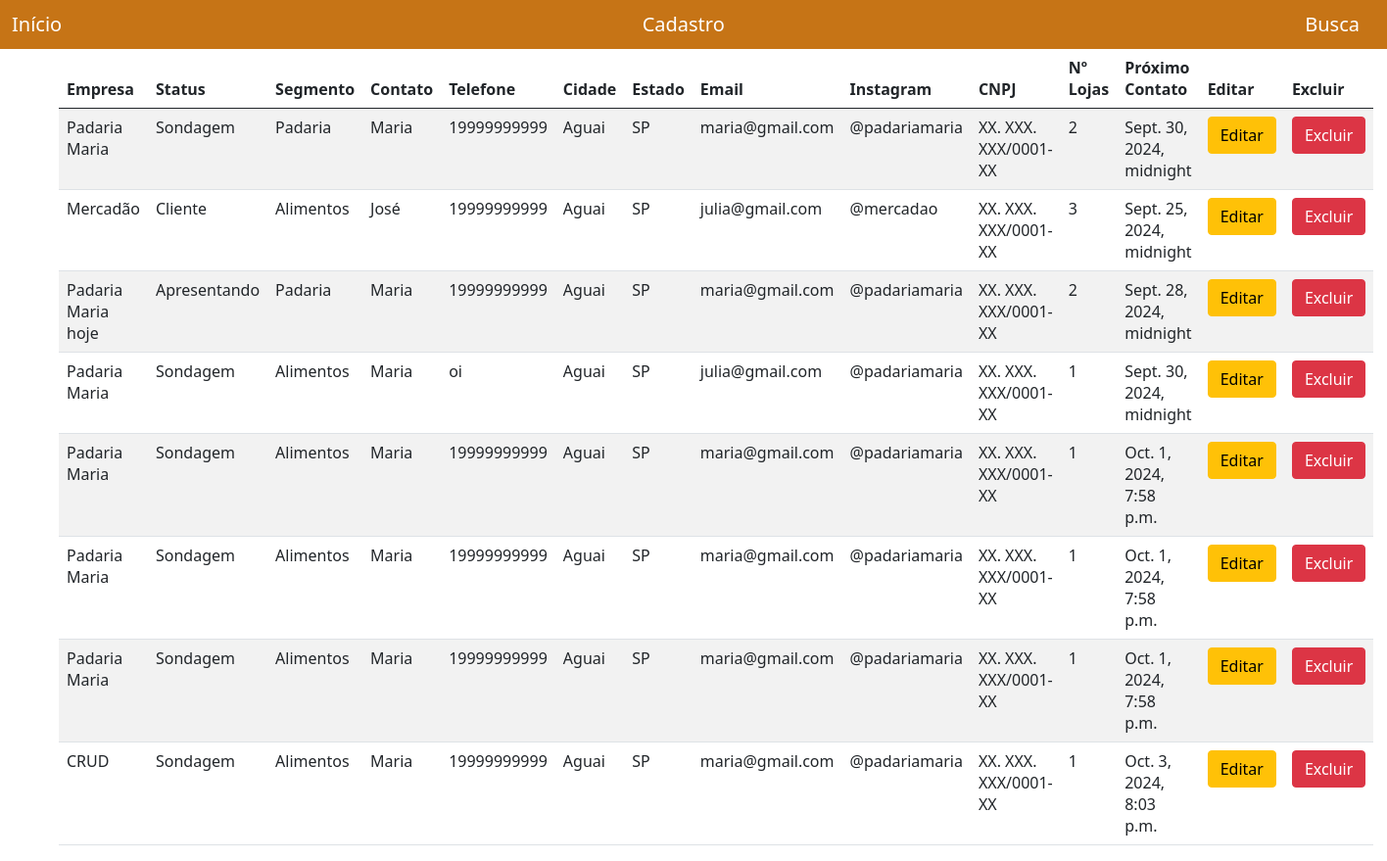
Page /clientes/ on the earlier database version.
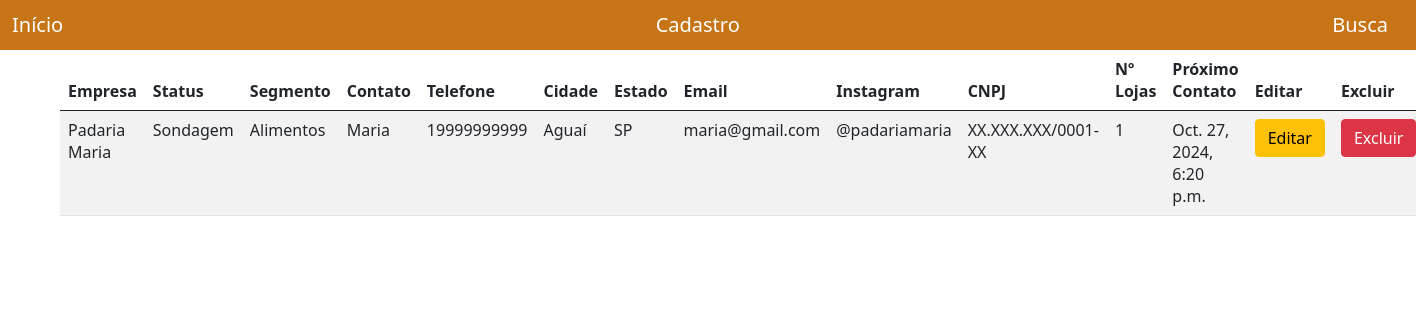
Same page on the later database version.
### app_cad_clientes/models.py (models this page shows)
class Clientes(models.Model):
    id_cliente = models.AutoField(primary_key=True)
    status = models.CharField(max_length=50)
    empresa = models.CharField(max_length=150)
    segmento = models.CharField(max_length=100)
    contato = models.CharField(max_length=100)
    telefone = models.CharField(max_length=20)
    telefone_2 = models.CharField(max_length=20)
    cep = models.IntegerField(max_length=8)
    rua = models.CharField(max_length=150)
    numero_end = models.IntegerField(max_length=8)
    bairro = models.CharField(max_length=120)
    complemento = models.CharField(max_length=120)
    cidade = models.CharField(max_length=100)
    estado = models.CharField(max_length=2)
    email = models.EmailField()
    instagram = models.CharField(max_length=100)
    cnpj = models.CharField(max_length=18)
    qtd_lojas = models.IntegerField()
    prox_contato = models.DateTimeField(null=True, blank=True)
    primeiro_contato = models.DateTimeField()

### app_cad_clientes/views.py (the view)
# urls.py: path('clientes/', views.clientes, name='listagem_clientes'),
def clientes(request):
    clientes = {
        'clientes': Clientes.objects.all()
    }
    return render(request, 'clientes/busca.html', clientes)

### app_cad_clientes/templates/clientes/busca.html (shortened to what this page needs)
{% extends 'clientes/base.html' %}
{% block conteudo %}
<div class="container">
    <table class="table table-striped">
        <thead>
            <tr>
                <th>Empresa</th>
                <th>Status</th>
                <th>Segmento</th>
                <th>Contato</th>
                <th>Telefone</th>
                <th>Cidade</th>
                <th>Estado</th>
                <th>Email</th>
                <th>Instagram</th>
                <th>CNPJ</th>
                <th>Nº Lojas</th>
                <th>Próximo Contato</th>
                <th>Editar</th>
                <th>Excluir</th>
            </tr>
        </thead>
        <tbody>
            {% for cliente in clientes %}
            <tr>
                <td>{{ cliente.empresa }}</td>
                <td>{{ cliente.status }}</td>
                <td>{{ cliente.segmento }}</td>
                <td>{{ cliente.contato }}</td>
                <td>{{ cliente.telefone }}</td>
                <td>{{ cliente.cidade }}</td>
                <td>{{ cliente.estado }}</td>
                <td>{{ cliente.email }}</td>
                <td>{{ cliente.instagram }}</td>
                <td>{{ cliente.cnpj }}</td>
                <td>{{ cliente.qtd_lojas }}</td>
                <td>{{ cliente.prox_contato }}</td>
                <td><a href="{% url 'editar_cliente' cliente.id_cliente %}" class="btn btn-warning">Editar</a></td>
                <td>
                    <form action="{% url 'excluir_cliente' cliente.id_cliente %}" method="post">
                        <button type="submit" class="btn btn-danger">Excluir</button>
                    </form>
                </td>
            </tr>
            {% empty %}
            <tr>
                <td colspan="14">Nenhum cliente encontrado.</td>
            </tr>
            {% endfor %}
        </tbody>
    </table>
</div>
{% endblock %}

### app_cad_clientes/templates/clientes/base.html (shortened to what this page needs)
<html lang="en"></html>
  <head>
    <link href="https://cdn.jsdelivr.net/npm/bootstrap@5.0.2/dist/css/bootstrap.min.css" rel="stylesheet">
  </head>
  <body>
    <nav style="background-color: rgb(198, 116, 22) !important;" class="navbar navbar-light bg-light">
      <div class="container-fluid">
        <span class="navbar-brand mb-0 h1">
          <a style="text-decoration: none; color: rgb(255, 255, 255);" href="{% url 'index' %}">Início</a>
        </span>
        <span class="navbar-brand mb-0 h1">
          <a style="text-decoration: none; color: rgb(255, 255, 255);" href="{% url 'cadastro' %}">Cadastro</a>
        </span>
        <span class="navbar-brand mb-0 h1">
          <a style="text-decoration: none; color: rgb(255, 255, 255);" href="{% url 'listagem_clientes' %}">Busca</a>
        </span>
      </div>
    </nav>
    {%block conteudo%}
    {% endblock %}
  </body>
</html>

Differences in the rows shown:
removed Clientes: empresa "Mercadão", status "Cliente", segmento "Alimentos", contato "José", telefone "19999999999", cidade "Aguai", estado "SP", email "julia@gmail.com", instagram "@mercadao", cnpj "XX. XXX. XXX/0001-XX", qtd_lojas "3", prox_contato "Sept. 25, 2024, midnight"
removed Clientes: empresa "Padaria Maria hoje", status "Apresentando", segmento "Padaria", contato "Maria", telefone "19999999999", cidade "Aguai", estado "SP", email "maria@gmail.com", instagram "@padariamaria", cnpj "XX. XXX. XXX/0001-XX", qtd_lojas "2", prox_contato "Sept. 28, 2024, midnight"
removed Clientes: empresa "Padaria Maria", status "Sondagem", segmento "Alimentos", contato "Maria", telefone "oi", cidade "Aguai", estado "SP", email "julia@gmail.com", instagram "@padariamaria", cnpj "XX. XXX. XXX/0001-XX", qtd_lojas "1", prox_contato "Sept. 30, 2024, midnight"
removed Clientes: empresa "Padaria Maria", status "Sondagem", segmento "Alimentos", contato "Maria", telefone "19999999999", cidade "Aguai", estado "SP", email "maria@gmail.com", instagram "@padariamaria", cnpj "XX. XXX. XXX/0001-XX", qtd_lojas "1", prox_contato "Oct. 1, 2024, 7:58 p.m."
removed Clientes: empresa "Padaria Maria", status "Sondagem", segmento "Alimentos", contato "Maria", telefone "19999999999", cidade "Aguai", estado "SP", email "maria@gmail.com", instagram "@padariamaria", cnpj "XX. XXX. XXX/0001-XX", qtd_lojas "1", prox_contato "Oct. 1, 2024, 7:58 p.m."
removed Clientes: empresa "Padaria Maria", status "Sondagem", segmento "Alimentos", contato "Maria", telefone "19999999999", cidade "Aguai", estado "SP", email "maria@gmail.com", instagram "@padariamaria", cnpj "XX. XXX. XXX/0001-XX", qtd_lojas "1", prox_contato "Oct. 1, 2024, 7:58 p.m."
removed Clientes: empresa "CRUD", status "Sondagem", segmento "Alimentos", contato "Maria", telefone "19999999999", cidade "Aguai", estado "SP", email "maria@gmail.com", instagram "@padariamaria", cnpj "XX. XXX. XXX/0001-XX", qtd_lojas "1", prox_contato "Oct. 3, 2024, 8:03 p.m."
changed Clientes "Padaria Maria": segmento "Padaria" → "Alimentos"; cidade "Aguai" → "Aguaí"; cnpj "XX. XXX. XXX/0001-XX" → "XX.XXX.XXX/0001-XX"; qtd_lojas "2" → "1"; prox_contato "Sept. 30, 2024, midnight" → "Oct. 27, 2024, 6:20 p.m."
